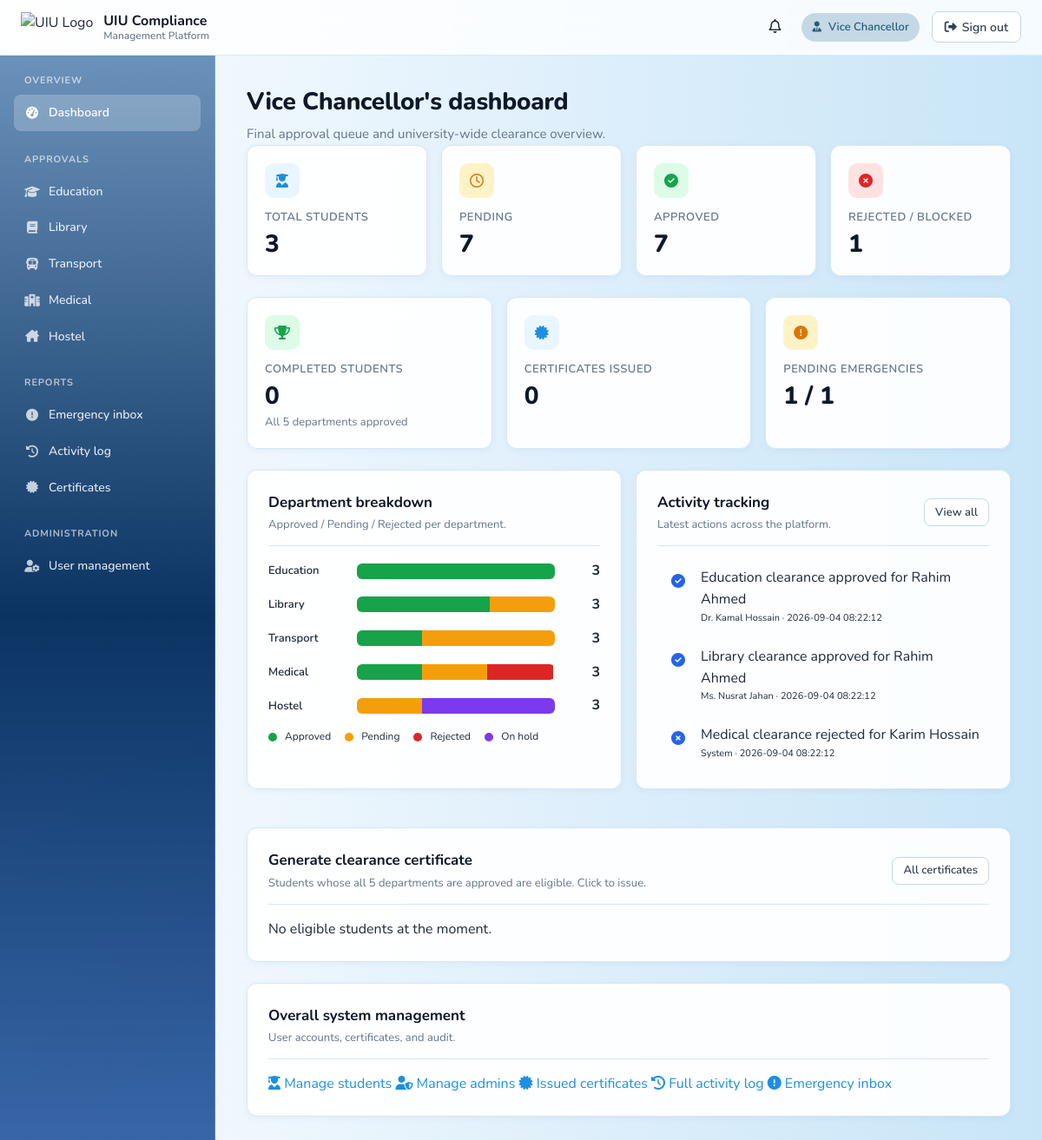
/vc/dashboard.php (signed in), run on the app's committed database.
### tables this page shows
CREATE TABLE activity_log (
    id            INT UNSIGNED AUTO_INCREMENT PRIMARY KEY,
    actor_id      INT UNSIGNED NULL,
    action        VARCHAR(80) NOT NULL,
    target_type   VARCHAR(40) NULL,
    target_id     INT UNSIGNED NULL,
    detail        VARCHAR(500) NULL,
    created_at    DATETIME NOT NULL DEFAULT CURRENT_TIMESTAMP,
    CONSTRAINT fk_act_actor FOREIGN KEY (actor_id) REFERENCES users(id) ON DELETE SET NULL,
    KEY idx_actor (actor_id),
    KEY idx_time (created_at),
    KEY idx_action (action)
);

CREATE TABLE users (
    id           INT UNSIGNED AUTO_INCREMENT PRIMARY KEY,
    role         ENUM('student','admin','vc') NOT NULL,
    full_name    VARCHAR(120) NOT NULL,
    email        VARCHAR(190) NOT NULL,
    password     VARCHAR(255) NOT NULL,           
    student_id   VARCHAR(40)  NULL,               
    employee_id  VARCHAR(40)  NULL,             
    department   VARCHAR(60)  NULL,
    status       ENUM('active','suspended') NOT NULL DEFAULT 'active',
    created_at   DATETIME     NOT NULL DEFAULT CURRENT_TIMESTAMP,
    updated_at   DATETIME     NOT NULL DEFAULT CURRENT_TIMESTAMP ON UPDATE CURRENT_TIMESTAMP,
    UNIQUE KEY uniq_email (email),
    UNIQUE KEY uniq_student_id (student_id),
    UNIQUE KEY uniq_employee_id (employee_id),
    KEY idx_role (role)
);

### backend/config/db.php (called while the page is built, shortened)
<?php
function db(): PDO
{
    static $pdo = null;
    if ($pdo instanceof PDO) {
        return $pdo;
    }
    $host    = '127.0.0.1';
    $port    = '3306';
    $name    = 'uiu_clearance';
    $user    = 'root';
    $pass    = '';
    $charset = 'utf8mb4';
    $dsn = "mysql:host={$host};port={$port};dbname={$name};charset={$charset}";
    $options = [
        PDO::ATTR_ERRMODE            => PDO::ERRMODE_EXCEPTION,
        PDO::ATTR_DEFAULT_FETCH_MODE => PDO::FETCH_ASSOC,
        PDO::ATTR_EMULATE_PREPARES   => false,
    ];
    try {
        $pdo = new PDO($dsn, $user, $pass, $options);
    } catch (PDOException $e) {
        http_response_code(500);
        echo "<h2>Database Error</h2>";
        echo "<pre>";
        echo $e->getMessage();
        echo "</pre>";
        exit;
    }
    return $pdo;
}

### vc/dashboard.php (the view, shortened to what this page needs)
<?php
$stats = [
    'students' => 0, 'approved' => 0, 'pending' => 0, 'rejected' => 0, 'hold' => 0, 'blocked' => 0,
    'emerg_total' => 0, 'emerg_pending' => 0, 'emerg_approved' => 0, 'emerg_rejected' => 0,
    'completed' => 0, 'certs' => 0,
];
try {
    foreach (db()->query("SELECT status, COUNT(*) AS n FROM clearance_requests GROUP BY status")->fetchAll() as $r) {
        $stats[(string)$r['status']] = (int)$r['n'];
    }
    $stats['students'] = (int) db()->query("SELECT COUNT(*) FROM users WHERE role = 'student'")->fetchColumn();
    foreach (db()->query("SELECT status, COUNT(*) AS n FROM emergency_requests GROUP BY status")->fetchAll() as $r) {
        $stats['emerg_' . (string)$r['status']] = (int)$r['n'];
        $stats['emerg_total'] += (int)$r['n'];
    }
    $stats['completed'] = (int) db()->query(
        "SELECT COUNT(*) FROM (
            SELECT student_id FROM clearance_requests
            WHERE status = 'approved'
            GROUP BY student_id
            HAVING COUNT(DISTINCT department) = 5
         ) x"
    )->fetchColumn();
    $stats['certs'] = (int) db()->query("SELECT COUNT(*) FROM certificates")->fetchColumn();
} catch (Throwable $e) {  }
$by_dept = ['education' => 0, 'library' => 0, 'transport' => 0, 'medical' => 0, 'hostel' => 0];
try {
    $stmt = db()->query(
        "SELECT department,
                SUM(status = 'approved') AS approved,
                SUM(status = 'pending')  AS pending,
                SUM(status = 'rejected') AS rejected,
                SUM(status = 'hold')     AS holdd,
                SUM(status = 'blocked')  AS blocked
         FROM clearance_requests GROUP BY department"
    );
    foreach ($stmt->fetchAll() as $r) {
        $by_dept[(string)$r['department']] = [
            'approved' => (int)$r['approved'],
            'pending'  => (int)$r['pending'],
            'rejected' => (int)$r['rejected'],
            'hold'     => (int)$r['holdd'],
            'blocked'  => (int)$r['blocked'],
        ];
    }
} catch (Throwable $e) {  }
$activity = [];
try {
    $stmt = db()->prepare(
        "SELECT al.*, u.full_name AS actor_name
         FROM activity_log al
         LEFT JOIN users u ON u.id = al.actor_id
         ORDER BY al.created_at DESC LIMIT 10"
    );
    $stmt->execute();
    $activity = $stmt->fetchAll();
} catch (Throwable $e) {  }
$eligible = [];
try {
    $stmt = db()->query(
        "SELECT u.id, u.full_name, u.student_id, u.department
         FROM users u
         WHERE u.role = 'student' AND u.status = 'active'
           AND NOT EXISTS (SELECT 1 FROM certificates c WHERE c.student_id = u.id)
           AND (SELECT COUNT(DISTINCT department) FROM clearance_requests
                WHERE student_id = u.id AND status = 'approved') = 5
         ORDER BY u.full_name LIMIT 50"
    );
    $eligible = $stmt->fetchAll();
} catch (Throwable $e) {  }
?>
<!DOCTYPE html>
<html lang="en">
<head>
    <link rel="stylesheet" href="../assets/css/theme.css">
    <link rel="stylesheet" href="../assets/css/page17.css">
    <link rel="stylesheet" href="../assets/css/department-admin.css">
    <link rel="stylesheet" href="https://cdnjs.cloudflare.com/ajax/libs/font-awesome/6.5.1/css/all.min.css">
</head>
<body class="plain-bg">
<header class="topbar">
    <div class="brand">
        <img src="../assets/images/UIU%20LOGO.png" alt="UIU Logo">
        <div class="brand-text">UIU Compliance<span>Management Platform</span></div>
    </div>
    <div class="right">
        <a class="notif-btn" href="../admin/notifications.php"><i class="fa-regular fa-bell"></i></a>
        <span class="role-badge"><i class="fa-solid fa-user-tie"></i> Vice Chancellor</span>
        <a class="logout-btn" href="../backend/actions/logout.php"><i class="fa-solid fa-right-from-bracket"></i> Sign out</a>
    </div>
</header>
<div class="layout">
    <aside class="sidebar">
        <nav class="nav-section">
            <h3>Overview</h3>
            <a class="nav-item active" href="dashboard.php"><i class="fa-solid fa-gauge-high"></i> Dashboard</a>
        </nav>
        <nav class="nav-section">
            <h3>Approvals</h3>
            <a class="nav-item" href="../admin/admin-education.php?dept=education"><i class="fa-solid fa-graduation-cap"></i> Education</a>
            <a class="nav-item" href="../admin/admin-education.php?dept=library"><i class="fa-solid fa-book"></i> Library</a>
            <a class="nav-item" href="../admin/admin-education.php?dept=transport"><i class="fa-solid fa-bus"></i> Transport</a>
            <a class="nav-item" href="../admin/admin-education.php?dept=medical"><i class="fa-solid fa-hospital"></i> Medical</a>
            <a class="nav-item" href="../admin/admin-education.php?dept=hostel"><i class="fa-solid fa-house-chimney"></i> Hostel</a>
        </nav>
        <nav class="nav-section">
            <h3>Reports</h3>
            <a class="nav-item" href="emergency-inbox.php"><i class="fa-solid fa-circle-exclamation"></i> Emergency inbox</a>
            <a class="nav-item" href="activity-log.php"><i class="fa-solid fa-clock-rotate-left"></i> Activity log</a>
            <a class="nav-item" href="certificates.php"><i class="fa-solid fa-certificate"></i> Certificates</a>
        </nav>
        <nav class="nav-section">
            <h3>Administration</h3>
            <a class="nav-item" href="user-management.php"><i class="fa-solid fa-user-gear"></i> User management</a>
        </nav>
    </aside>
    <main class="main">
        <div class="page-head">
            <h1>Vice Chancellor's dashboard</h1>
            <p>Final approval queue and university-wide clearance overview.</p>
        </div>
        <div class="grid grid-4 mb-24">
            <div class="stat"><div class="icon"><i class="fa-solid fa-user-graduate"></i></div><div class="label">Total students</div><div class="value"><?= $stats['students'] ?></div></div>
            <div class="stat warn"><div class="icon"><i class="fa-regular fa-clock"></i></div><div class="label">Pending</div><div class="value"><?= $stats['pending'] + $stats['hold'] ?></div></div>
            <div class="stat ok"><div class="icon"><i class="fa-solid fa-circle-check"></i></div><div class="label">Approved</div><div class="value"><?= $stats['approved'] ?></div></div>
            <div class="stat bad"><div class="icon"><i class="fa-solid fa-circle-xmark"></i></div><div class="label">Rejected / Blocked</div><div class="value"><?= $stats['rejected'] + $stats['blocked'] ?></div></div>
        </div>
        <div class="grid grid-3 mb-24">
            <div class="stat ok"><div class="icon"><i class="fa-solid fa-trophy"></i></div><div class="label">Completed students</div><div class="value"><?= $stats['completed'] ?></div><div class="sub">All 5 departments approved</div></div>
            <div class="stat"><div class="icon"><i class="fa-solid fa-certificate"></i></div><div class="label">Certificates issued</div><div class="value"><?= $stats['certs'] ?></div></div>
            <div class="stat warn"><div class="icon"><i class="fa-solid fa-circle-exclamation"></i></div><div class="label">Pending emergencies</div><div class="value"><?= $stats['emerg_pending'] ?> / <?= $stats['emerg_total'] ?></div></div>
        </div>
        <div class="grid grid-2 mb-24">
            <section class="card">
                <div class="card-head">
                    <div><h2>Department breakdown</h2><p>Approved / Pending / Rejected per department.</p></div>
                </div>
                <div class="chart">
                    <?php
                    $max = 1;
                    foreach ($by_dept as $d) { if (is_array($d)) { $t = array_sum($d); if ($t > $max) $max = $t; } }
                    foreach ($by_dept as $key => $d):
                        $total = array_sum($d);
                    ?>
                    <div class="chart-row">
                        <div class="chart-label"><?= htmlspecialchars(ucfirst($key)) ?></div>
                        <div class="chart-bars">
                            <div class="bar approved"  style="width:<?= $max>0?(int)round($d['approved'] *100/ $max):0 ?>%"  title="Approved: <?= $d['approved'] ?>"></div>
                            <div class="bar pending"   style="width:<?= $max>0?(int)round($d['pending']  *100/ $max):0 ?>%"  title="Pending: <?= $d['pending'] ?>"></div>
                            <div class="bar rejected"  style="width:<?= $max>0?(int)round($d['rejected'] *100/ $max):0 ?>%"  title="Rejected: <?= $d['rejected'] ?>"></div>
                            <div class="bar hold"      style="width:<?= $max>0?(int)round($d['hold']     *100/ $max):0 ?>%"  title="Hold: <?= $d['hold'] ?>"></div>
                        </div>
                        <div class="chart-total"><?= $total ?></div>
                    </div>
                    <?php endforeach; ?>
                </div>
                <div class="chart-legend">
                    <span><span class="dot approved"></span> Approved</span>
                    <span><span class="dot pending"></span> Pending</span>
                    <span><span class="dot rejected"></span> Rejected</span>
                    <span><span class="dot hold"></span> On hold</span>
                </div>
            </section>
            <section class="card">
                <div class="card-head">
                    <div><h2>Activity tracking</h2><p>Latest actions across the platform.</p></div>
                    <a class="btn btn-secondary btn-sm" href="activity-log.php">View all</a>
                </div>
                <?php if (!$activity): ?>
                    <p class="muted">No activity recorded yet.</p>
                <?php else: ?>
                    <ul class="activity-list">
                        <?php foreach ($activity as $a): ?>
                            <li>
                                <div class="act-icon"><i class="fa-solid <?= activity_icon((string)$a['action']) ?>"></i></div>
                                <div class="act-body">
                                    <div><?= htmlspecialchars((string)($a['detail'] ?? $a['action'])) ?></div>
                                    <div class="muted small">
                                        <?= htmlspecialchars((string)($a['actor_name'] ?? 'System')) ?>
                                        · <?= htmlspecialchars((string)$a['created_at']) ?>
                                    </div>
                                </div>
                            </li>
                        <?php endforeach; ?>
                    </ul>
                <?php endif; ?>
            </section>
        </div>
        <section class="card mb-24">
            <div class="card-head">
                <div>
                    <h2>Generate clearance certificate</h2>
                    <p>Students whose all 5 departments are approved are eligible. Click to issue.</p>
                </div>
                <a class="btn btn-secondary btn-sm" href="certificates.php">All certificates</a>
            </div>
            <?php if (!$eligible): ?>
                <p class="muted">No eligible students at the moment.</p>
            <?php endif; ?>
        </section>
        <section class="card">
            <div class="card-head">
                <div>
                    <h2>Overall system management</h2>
                    <p>User accounts, certificates, and audit.</p>
                </div>
            </div>
            <div class="quick-actions">
                <a class="quick-action" href="user-management.php?tab=students"><i class="fa-solid fa-user-graduate"></i> Manage students</a>
                <a class="quick-action" href="user-management.php?tab=admins"><i class="fa-solid fa-user-shield"></i> Manage admins</a>
                <a class="quick-action" href="certificates.php"><i class="fa-solid fa-certificate"></i> Issued certificates</a>
                <a class="quick-action" href="activity-log.php"><i class="fa-solid fa-clock-rotate-left"></i> Full activity log</a>
                <a class="quick-action" href="emergency-inbox.php"><i class="fa-solid fa-circle-exclamation"></i> Emergency inbox</a>
            </div>
        </section>
    </main>
</div>
</body>
</html>
<?php
function activity_icon(string $action): string {
    return match(true) {
        str_starts_with($action, 'clearance_approved')  => 'fa-circle-check',
        str_starts_with($action, 'clearance_rejected')  => 'fa-circle-xmark',
        str_starts_with($action, 'clearance_blocked')   => 'fa-ban',
        str_starts_with($action, 'clearance_hold')      => 'fa-pause',
        str_starts_with($action, 'clearance_submitted') => 'fa-paper-plane',
        str_starts_with($action, 'emergency_approved')  => 'fa-circle-check',
        str_starts_with($action, 'emergency_rejected')  => 'fa-circle-xmark',
        str_starts_with($action, 'emergency_submitted') => 'fa-circle-exclamation',
        str_starts_with($action, 'certificate_issued')  => 'fa-certificate',
        default => 'fa-circle-dot',
    };
}
?>

### vc/dashboard.php (style rules this page uses)
.notif-btn { position:relative;color:var(--text);text-decoration:none;padding:6px 10px;border-radius:8px; }
.muted { color:var(--text-muted); }
.small { font-size:11px; }
.chart { display:flex;flex-direction:column;gap:14px; }
.chart-row { display:grid;grid-template-columns:90px 1fr 40px;gap:12px;align-items:center; }
.chart-label { font-weight:600;font-size:13px; }
.chart-bars { display:flex;height:18px;border-radius:6px;overflow:hidden;background:var(--surface-2); }
.bar { height:100%; }
.bar.approved { background:#16a34a; }
.bar.pending { background:#f59e0b; }
.bar.rejected { background:#dc2626; }
.bar.hold { background:#7c3aed; }
.chart-total { font-weight:700;text-align:right; }
.chart-legend { display:flex;gap:16px;flex-wrap:wrap;font-size:12px;margin-top:14px; }
.chart-legend .dot { display:inline-block;width:10px;height:10px;border-radius:50%;margin-right:6px;vertical-align:middle; }
.chart-legend .approved { background:#16a34a; }
.chart-legend .pending { background:#f59e0b; }
.chart-legend .rejected { background:#dc2626; }
.chart-legend .hold { background:#7c3aed; }
.activity-list { list-style:none;margin:0;padding:0;display:flex;flex-direction:column;gap:8px; }
.activity-list li { display:flex;gap:10px;align-items:flex-start;padding:8px;border-radius:8px;background:var(--surface-2); }
.act-icon { width:32px;height:32px;border-radius:8px;background:var(--surface);display:flex;align-items:center;justify-content:center;color:var(--brand,#2563EB);flex-shrink:0; }
.act-body { flex:1; }

### data on the page
activity_log: detail "Education clearance approved for Rahim Ahmed", actor.full_name "Dr. Kamal Hossain", created_at "2026-09-04 08:22:12"
activity_log: detail "Library clearance approved for Rahim Ahmed", actor.full_name "Ms. Nusrat Jahan", created_at "2026-09-04 08:22:12"
activity_log: detail "Medical clearance rejected for Karim Hossain", actor_name "System", created_at "2026-09-04 08:22:12"

### other printed values
$stats['students'] "3"
$stats['pending'] + $stats['hold'] "7"
$stats['approved'] "7"
$stats['rejected'] + $stats['blocked'] "1"
$stats['completed'] "0"
$stats['certs'] "0"
$stats['emerg_pending'] "1"
$stats['emerg_total'] "1"
$key "Education"
$total "3"
$key "Library"
$key "Transport"
$key "Medical"
$key "Hostel"
